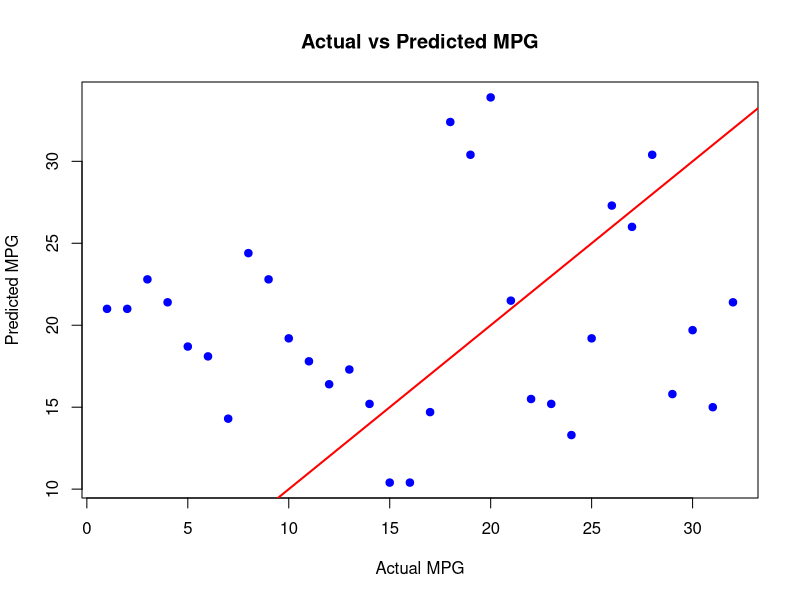

R code for this plot:
# MULTIPLE LINEAR REGRESSION

# INSTALLING PACKAGES
install.packages("caTools")
library(caTools)

# LOADING DATASET
mtcars
summary(mtcars)
head(mtcars)

# SPLITTING THE DATASET
split=sample.split(mtcars$mpg,SplitRatio = 0.7)
train=subset(mtcars,split==TRUE)
test=subset(mtcars, split==FALSE)

# BULDING MODEL
model<-lm(mpg~disp+hp+wt,data=mtcars)
summary(model)

# PREDICT NEW DATA
new_data=data.frame(disp=180,hp=100,wt=8)
predicted=predict(model,newdata = new_data)
print(predicted)

print(model)

# VISULIZATION ACTUAL VS PREDICTED

plot(mtcars$mpg, mtcars$predicted,
     xlab = "Actual MPG",
     ylab = "Predicted MPG",
     main = "Actual vs Predicted MPG",
     pch = 19, col = "blue")

abline(a = 0, b = 1, col = "red", lwd = 2)

#  LOGISTIC REGRESSION

install.packages("dplyr")
library(dplyr)
install.packages("ROCR")
library(ROCR)

# MODEL FITTING
model<-glm(vs~disp+wt,data=train, family = "binomial")
summary(model)
print(model)

# PREDICT NEW DATA
new_data=data.frame(disp=180,wt=8)
predicted=predict(model,newdata = new_data)
print(predicted)

# PREDICT TEST DATA
predicted_reg=predict(model,test,type ="response")
print(predicted_reg)
predicted_reg=predict(model,data=test$model)
print(predicted_reg)
